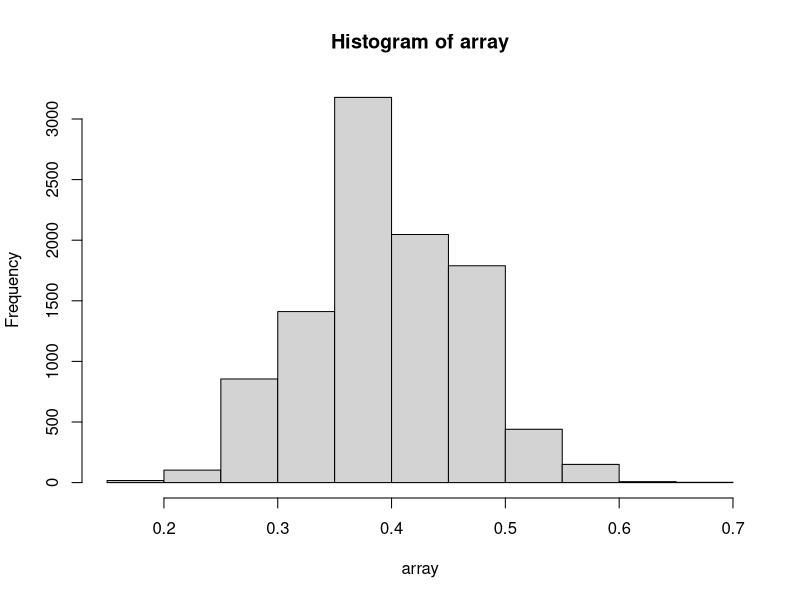
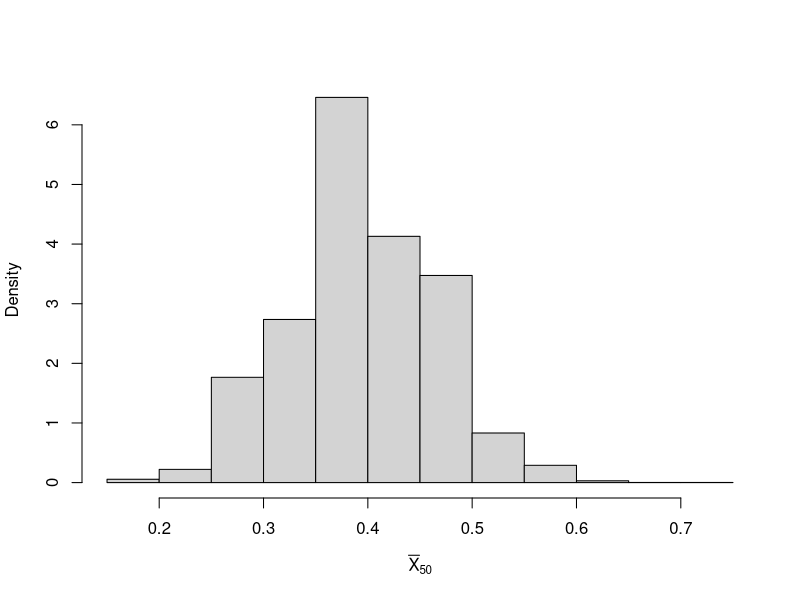

Reproduce these figures in R, in order.
# P2 code
#Counter number of occurances of a number in a dist
counts <- function(n, dist){
  counter=0
  for (item in dist) {
    if(item==n){
      counter = counter + 1
    }
  }
  return(counter)
}

array <- array(dim = 10000)
for(i in 1:10000)
{
  sample50 = rbinom(50,1,0.4)
  sample = sum(sample50) / 50
  array[i] = sample
}
hist(array)

my_rbinom <- rbinom(50, 1, 0.2)

N=10000
result = apply(matrix(1:N, ncol = 1), 1, function(x) rbinom(50, 1, 0.4))
hist(colSums(result)/50, xlab = expression(bar(X)[50]), main = "", prob = TRUE)

#4b) = 0.0004
prob = mean((colSums(result)/50) < .19)
prob
help(colSums)
help(mean)
#5)binomcdf(50,.4,.19*50) = 0.0007
#6)normalcdf(-99, .19, .4, sqrt(.4*.6/50)) = 0.0012

#7)add and subtract the .5 from the X's from binomcdf
# correct for the normal distribution: normcdf(-99,9,np=50*.4,npq=sqrt(50*.4(.6)) = 0.000748
#notice: -99 to 9 instead of -99 to 9.5 as before (9.5==(50)*(0.19))

